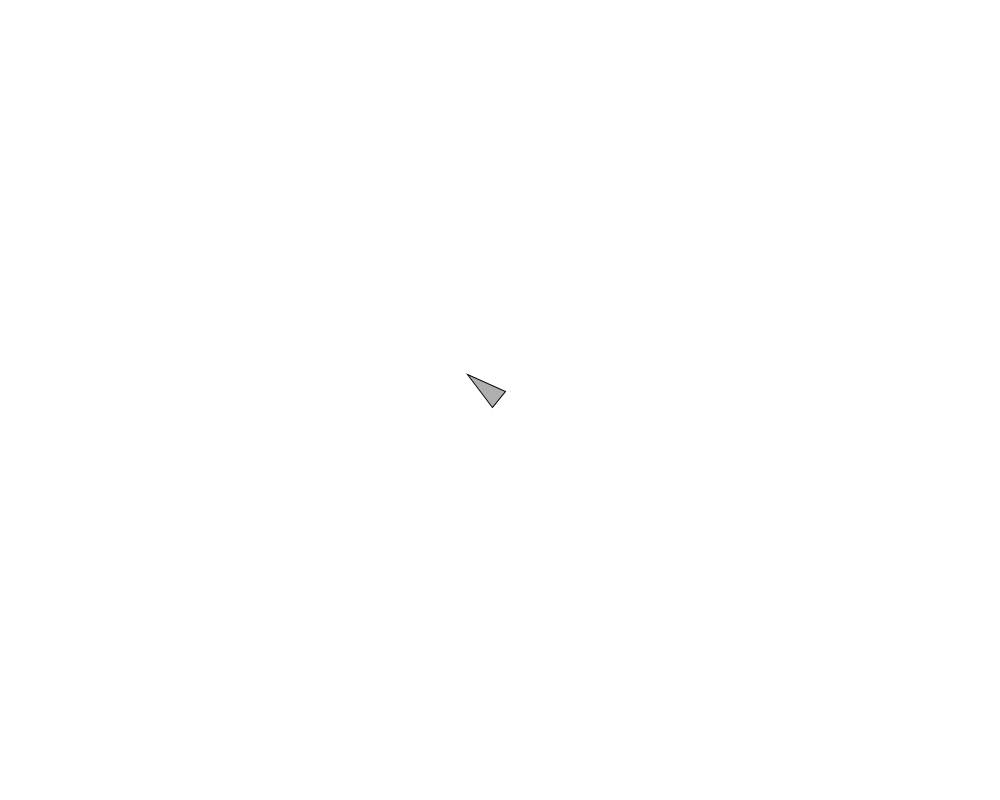
Frame 1 (no input)
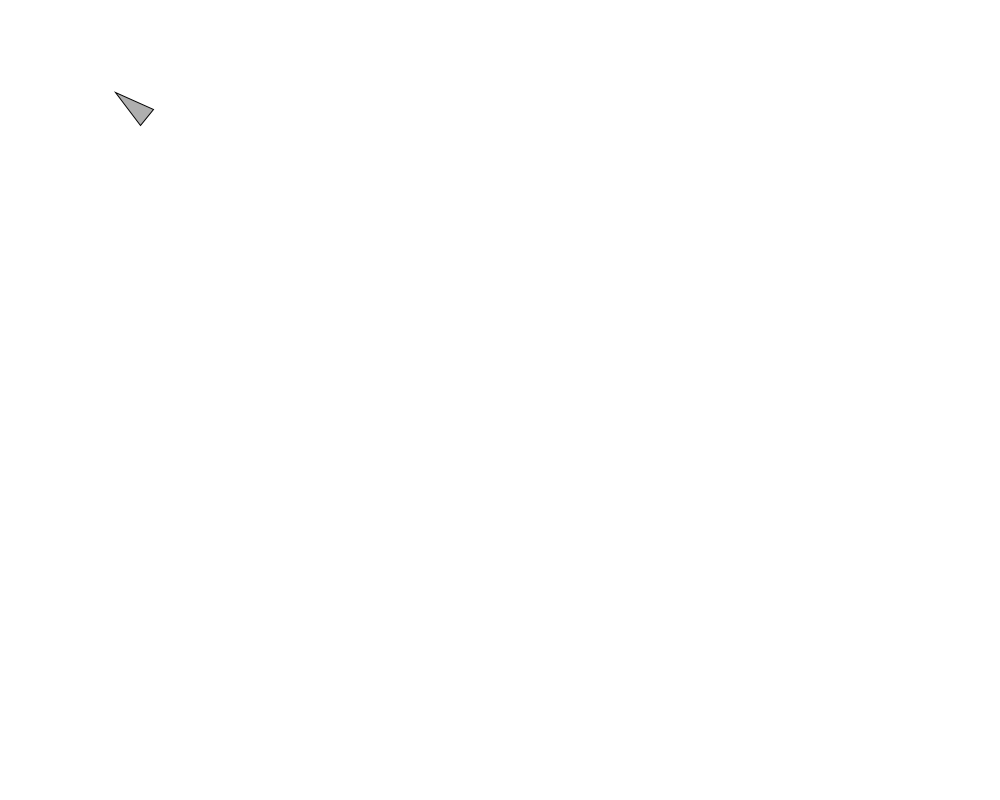
Frame 60 (the mouse pressed at the canvas centre just before this capture)
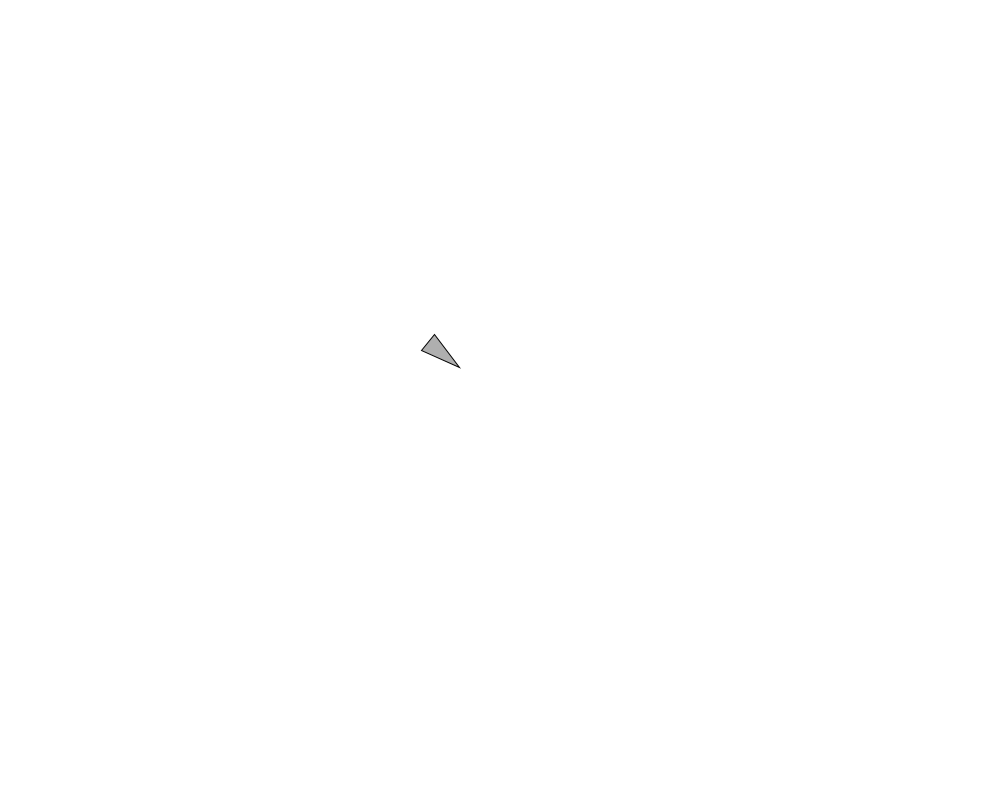
Frame 120 (the mouse held since frame 60 and released just before this capture)

The Processing sketch that drew these frames (run headless with seeded random() and noise(); from frame 60 on, the mouse is pressed at the canvas centre):

// Processing sketch: vehicle
// ── vehicle.pde
/**
 * A sketch containing an object that follows the user's mouse in a lifelike
 * manner.
 */

Vehicle vehicle;
void setup(){
	size(1000, 800);
	vehicle = new Vehicle(new PVector(width / 2, height / 2), 10);
}

void draw(){
	background(255);
	vehicle.seek(new PVector(mouseX, mouseY));
	vehicle.move();
	vehicle.render();
}

class Vehicle {
	private static final float MAX_SPEED = 8, MAX_FORCE = 1;
	private PVector loc, vel, acc;
	private float mass;

	Vehicle(PVector loc_, float mass_){
		this(loc_, new PVector(0, 0), mass_);
	}

	Vehicle(PVector loc_, PVector vel_, float mass_){
		loc = loc_;
		vel = vel_;
		acc = new PVector(0, 0);
		mass = mass_;
	}

	void seek(PVector targetLoc){
		PVector desiredVel = PVector.sub(targetLoc, loc);
		float targetDist = desiredVel.mag();
		desiredVel.normalize();
		if(targetDist < 100){
			desiredVel.mult((targetDist / 100) * MAX_SPEED);
		}
		else {
			desiredVel.mult(MAX_SPEED);
		}

		PVector steerForce = PVector.sub(desiredVel, vel);
		steerForce.limit(MAX_FORCE);

		acc.add(steerForce);
	}

	void move(){
		vel.add(acc);
		vel.limit(MAX_SPEED);
		loc.add(vel);
		acc.mult(0);
	}

	void render(){
		fill(175);
		pushMatrix();
		float x = loc.x, y = loc.y;
		translate(x, y);
		rotate(vel.heading());
		triangle(
			40, 0,
			0, -10,
			0, 10
		);
		popMatrix();
	}
}
